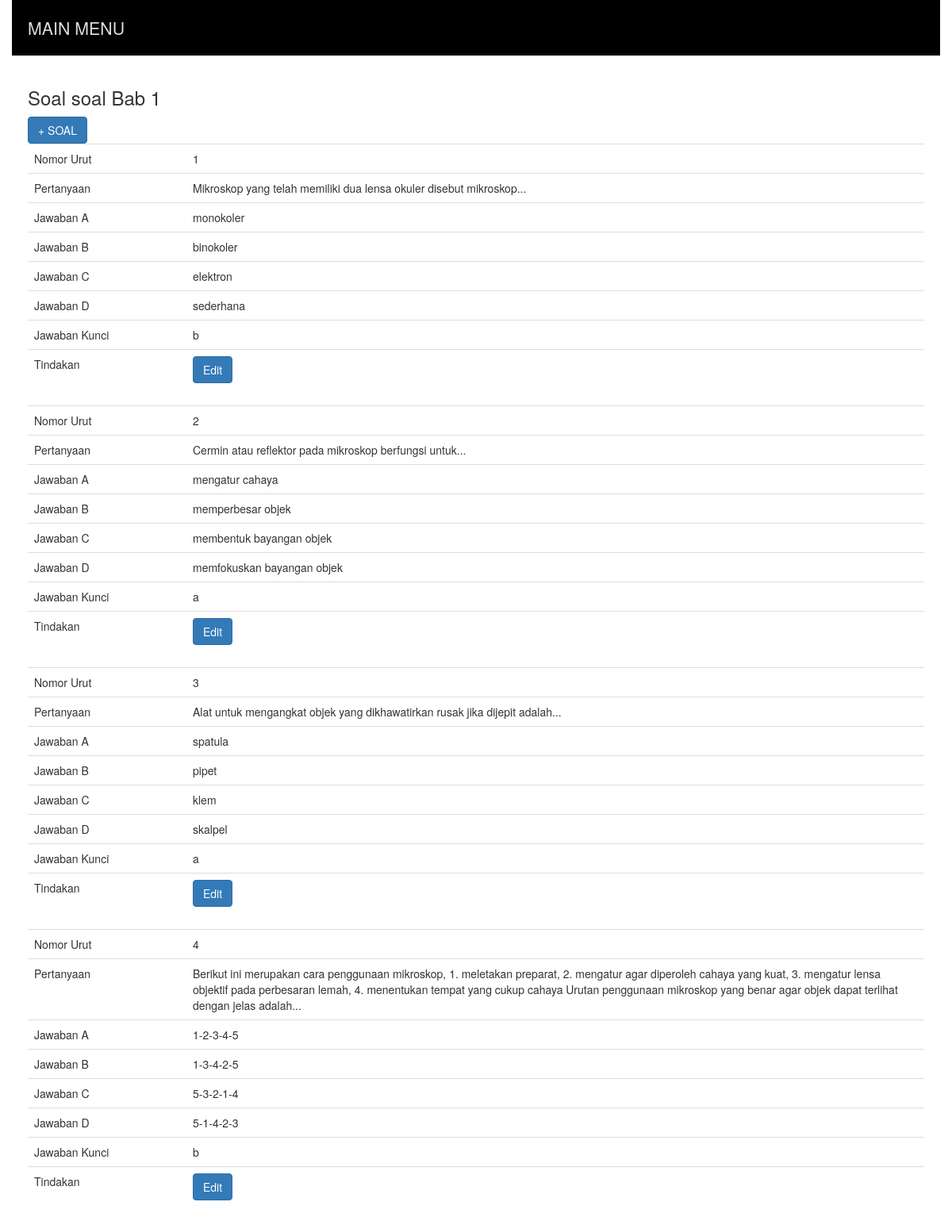
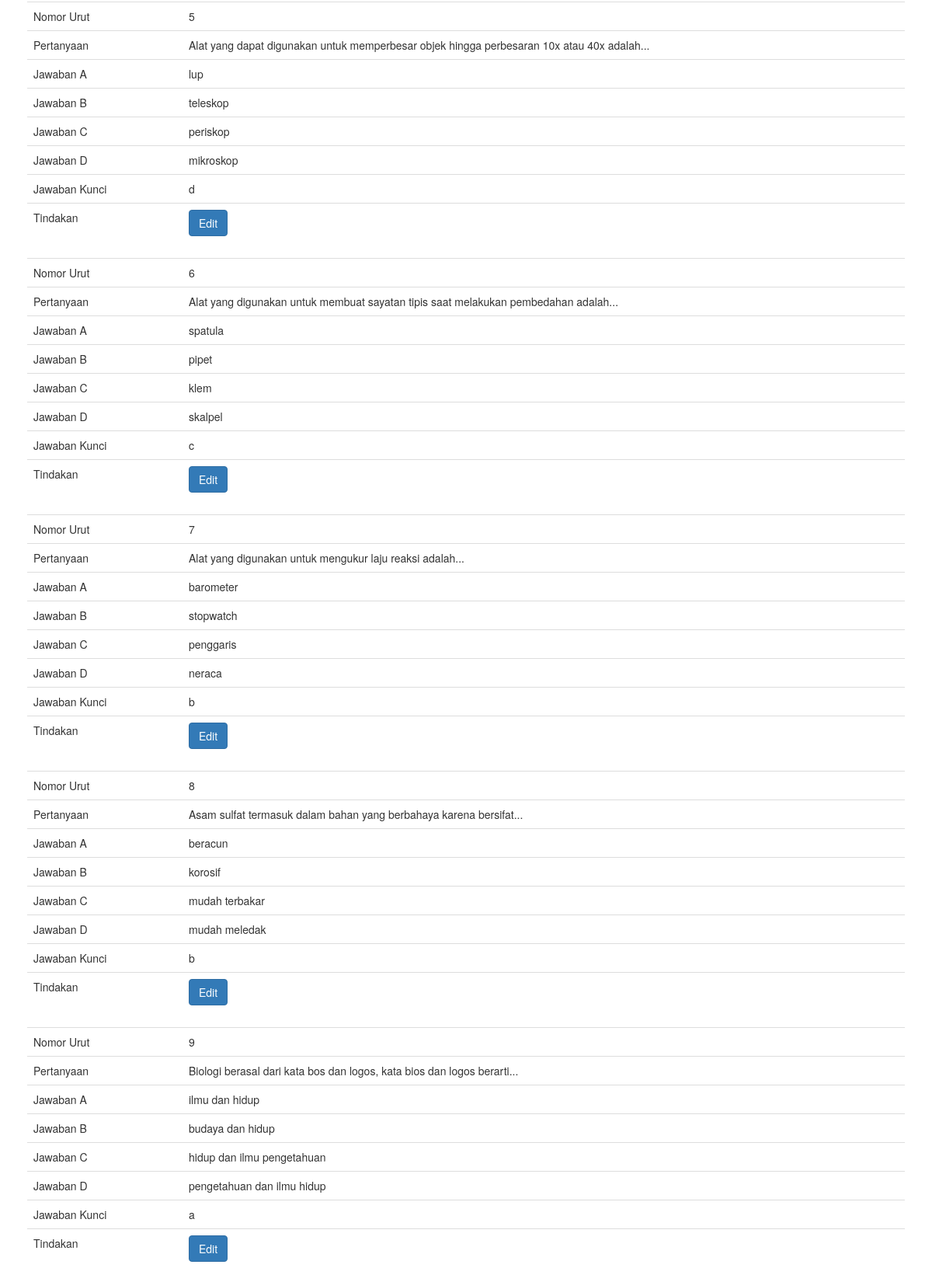
Screenshot of /admin/?menu=soal&id=1 (signed in, upper part) with the database file from the repository (2 pictures, top to bottom).
### tables this page shows
CREATE TABLE `soal` (
  `idxsoal` int(2) NOT NULL,
  `bab` int(2) NOT NULL,
  `nomor` int(2) NOT NULL,
  `pertanyaan` text,
  `a` text,
  `b` text,
  `c` text,
  `d` text,
  `kunci` enum('a','b','c','d') DEFAULT NULL,
  `gambar` tinytext NOT NULL,
  `audio` tinytext NOT NULL
);

### admin/class_soal.php (the view, shortened to what this page needs)
<?php
class babsoal
{
	function transact($sql){
		include ("koneksi.inc.php");
		$qry = $conn->prepare($sql);
		return $qry;
	}
	function soalBab($bab){
		$sql = "SELECT * FROM soal WHERE bab = '$bab' ORDER BY nomor";
		$qry = $this->transact($sql);
		$qry->execute();
		while($r = $qry->fetch()){
			echo "
			<table class='table table-sm'>
				<tr><td width='200'>Nomor Urut</td><td>".$r['nomor']."</td></tr>
				<tr><td width='200'>Pertanyaan</td><td>".$r['pertanyaan']."</td></tr>
				<tr><td width='200'>Jawaban A</td><td>".$r['a']."</td></tr>
				<tr><td width='200'>Jawaban B</td><td>".$r['b']."</td></tr>
				<tr><td width='200'>Jawaban C</td><td>".$r['c']."</td></tr>
				<tr><td width='200'>Jawaban D</td><td>".$r['d']."</td></tr>
				<tr><td width='200'>Jawaban Kunci</td><td>".$r['kunci']."</td></tr>
				<tr><td width='200'>Tindakan</td>
					<td><a class='btn btn-primary' href='./?menu=soalEdit&id=".$r['idxsoal']."'>Edit</a></td>
					</tr>
			</table>
			";
		}
	}
}
?>

### rows the page displays
soal: nomor "1", pertanyaan "Mikroskop yang telah memiliki dua lensa okuler disebut mikroskop...", a "monokoler", b "binokoler", c "elektron", d "sederhana", kunci "b"
soal: nomor "2", pertanyaan "Cermin atau reflektor pada mikroskop berfungsi untuk...", a "mengatur cahaya", b "memperbesar objek", c "membentuk bayangan objek", d "memfokuskan bayangan objek", kunci "a"
soal: nomor "3", pertanyaan "Alat untuk mengangkat objek yang dikhawatirkan rusak jika dijepit adalah...", a "spatula", b "pipet", c "klem", d "skalpel", kunci "a"
soal: nomor "4", pertanyaan "Berikut ini merupakan cara penggunaan mikroskop, 1. meletakan preparat, 2. mengatur agar diperoleh cahaya yang kuat, 3. mengatur lensa objektif pada perbesaran lemah, 4. menentukan tempat yang cukup cahaya Urutan penggunaan mikroskop yang benar agar objek dapat terlihat dengan jelas adalah...", a "1-2-3-4-5", b "1-3-4-2-5", c "5-3-2-1-4", d "5-1-4-2-3", kunci "b"
soal: nomor "5", pertanyaan "Alat yang dapat digunakan untuk memperbesar objek hingga perbesaran 10x atau 40x adalah...", a "lup", b "teleskop", c "periskop", d "mikroskop", kunci "d"
soal: nomor "6", pertanyaan "Alat yang digunakan untuk membuat sayatan tipis saat melakukan pembedahan adalah...", a "spatula", b "pipet", c "klem", d "skalpel", kunci "c"
soal: nomor "7", pertanyaan "Alat yang digunakan untuk mengukur laju reaksi adalah...", a "barometer", b "stopwatch", c "penggaris", d "neraca", kunci "b"
soal: nomor "8", pertanyaan "Asam sulfat termasuk dalam bahan yang berbahaya karena bersifat...", a "beracun", b "korosif", c "mudah terbakar", d "mudah meledak", kunci "b"
soal: nomor "9", pertanyaan "Biologi berasal dari kata bos dan logos, kata bios dan logos berarti...", a "ilmu dan hidup", b "budaya dan hidup", c "hidup dan ilmu pengetahuan", d "pengetahuan dan ilmu hidup", kunci "a"

### other values shown
$_GET['id'] "1"
